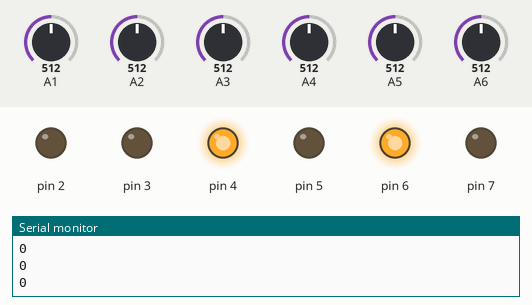
This sketch was run on a simulated Arduino Uno, built with avr-gcc and run on an emulated ATmega328P. On the bench: output pins drawn as LEDs (lit = HIGH), the last lines printed to the serial monitor. Inputs (shaded band) come from the test bench; at power-on: A2 = 512, A1 = 512, A3 = 512, A4 = 512, A5 = 512, A6 = 512.

Above: at 1.2 s.
1.3 s: A2 set to 217
2.8 s: A2 set to 185
At 3.6 s:
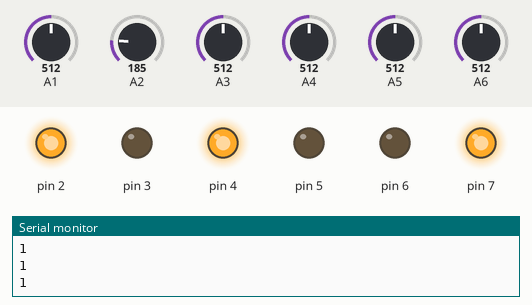
4.3 s: A1 set to 219
5.8 s: A1 set to 193
At 7.1 s:
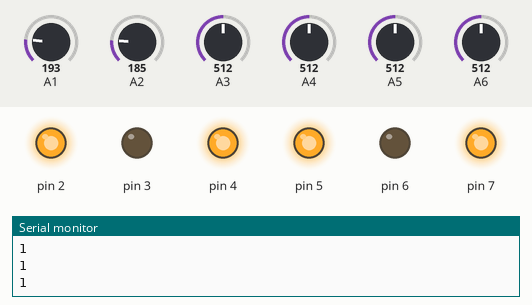
Timing chart, 0 to 8.3 s (numbered marks = the images above; inputs shaded):
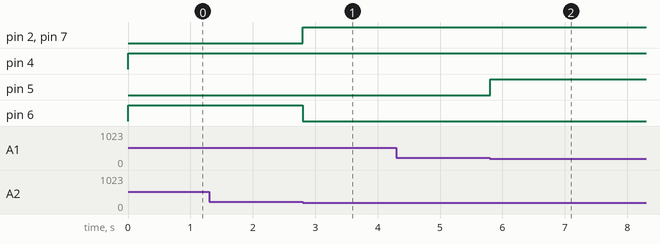

Measured:
- the behaviour switches between 201 and 200 on A2 (found by bisection; images 0 and 1)
- the behaviour switches between 201 and 200 on A1 (found by bisection; images 1 and 2)
- after the input at 2.8 s, pin 2, pin 7: LOW → HIGH at once; pin 6: HIGH → LOW at once
- after the input at 5.8 s, pin 5: LOW → HIGH at once

The sketch:

test2.ino
```cpp
#include <Wire.h> // 包含Wire库，用於I2C通訊
#include "Adafruit_TCS34725.h" // 包含Adafruit_TCS34725库，用於TCS34725感應器

#define TCS34725_INTEGRATIONTIME TCS34725_INTEGRATIONTIME_50MS // 設定整合時間
#define TCS34725_GAIN TCS34725_GAIN_4X // 設定增益

Adafruit_TCS34725 tcs1 = Adafruit_TCS34725(TCS34725_INTEGRATIONTIME, TCS34725_GAIN); // 建立第一個TCS34725物件
Adafruit_TCS34725 tcs2 = Adafruit_TCS34725(TCS34725_INTEGRATIONTIME, TCS34725_GAIN); // 建立第二個TCS34725物件
void setup() {
  for (int i = 2; i <= 7; i++) //設定馬達
  {
    pinMode(i, OUTPUT);
  }
  for (int i = 54; i <= 61; i++)
  {
    pinMode(i, INPUT);
  }
  Serial.begin(9600);

  // if (!tcs1.begin() || !tcs2.begin()) { // 如果其中一個感應器初始化失敗
  //    Serial.println("No TCS34725 found ... check your connections"); // 在串行監視器中列印感應器未找到的訊息
  //    while (1); // 如果感應器未找到，停止程式
  //  }
  //
  //  Serial.println("TCS34725 found"); // 在串行監視器中列印感應器已找到的訊息
}
int speed1 = 80;
int judge(){
  int sum=0;
  for(int k=56;k<=59;k++)
  {
    if(analogRead(k)<=200)
      sum++;
  }
  return sum;
}
void loop() {
  Serial.println(judge());
  if(judge()>=3){
    stop1();
    delay(5000);
  }
  else if (analogRead(60) <= 200)
  {
    while (analogRead(57) >= 200)

    {
      big_left(170);
    }
  }
  else if (analogRead(55) <= 200)
  {
    while (analogRead(58) >= 200)
    {
      big_right(170);
    }

  }
  else if (analogRead(56) <= 200)
  {
    right(170);
  }
  else if (analogRead(59) <= 200)
  {
    left(170);
  }
  else
  {
    straight(speed1);
  }

  // get_value();

}
```

Color_sensor.ino
```cpp
void get_value(){
  uint16_t clear1, red1, green1, blue1; // 定義第一個感應器的顏色資料變數
  uint16_t clear2, red2, green2, blue2; // 定義第二個感應器的顏色資料變數

  tcs1.getRawData(&red1, &green1, &blue1, &clear1); // 從第一個感應器獲取原始資料
  tcs2.getRawData(&red2, &green2, &blue2, &clear2); // 從第二個感應器獲取原始資料

  // 列印第一個感應器的顏色資料到串行監視器
  Serial.print("Sensor 1 - Clear: "); Serial.print(clear1);
  Serial.print(" Red: "); Serial.print(red1);
  Serial.print(" Green: "); Serial.print(green1);
  Serial.print(" Blue: "); Serial.println(blue1);

  // 列印第二個感應器的顏色資料到串行監視器
  Serial.print("Sensor 2 - Clear: "); Serial.print(clear2);
  Serial.print(" Red: "); Serial.print(red2);
  Serial.print(" Green: "); Serial.print(green2);
  Serial.print(" Blue: "); Serial.println(blue2);

  delay(10);
}
```

Move.ino
```cpp
void stop1(){
  analogWrite(2, 255);
  digitalWrite(3,1);
  digitalWrite(4,1);
  analogWrite(7, 255);
  digitalWrite(5,1);
  digitalWrite(6,1);
}
void back(int i){
  analogWrite(2, i);
  digitalWrite(3,1);
  digitalWrite(4,0);
  analogWrite(7, i);
  digitalWrite(5,1);
  digitalWrite(6,0);
}
void straight(int i){
  analogWrite(2,i);
  digitalWrite(3,0);
  digitalWrite(4,1);
  analogWrite(7,i);
  digitalWrite(5,0);
  digitalWrite(6,1);
}
void left(int i){
  analogWrite(2,i);
  digitalWrite(3,0);
  digitalWrite(4,0);
  analogWrite(7,i);
  digitalWrite(5,0);
  digitalWrite(6,1);
}
void right(int i){
  analogWrite(2,i);
  digitalWrite(3,0);
  digitalWrite(4,1);
  analogWrite(7,i);
  digitalWrite(5,0);
  digitalWrite(6,0);
}
void big_left(int i){
  analogWrite(2,i);
  digitalWrite(3,1);
  digitalWrite(4,0);
  analogWrite(7,i);
  digitalWrite(5,0);
  digitalWrite(6,1);
}
void big_right(int i){
  analogWrite(2,i);
  digitalWrite(3,0);
  digitalWrite(4,1);
  analogWrite(7,i);
  digitalWrite(5,1);
  digitalWrite(6,0);
}
```
